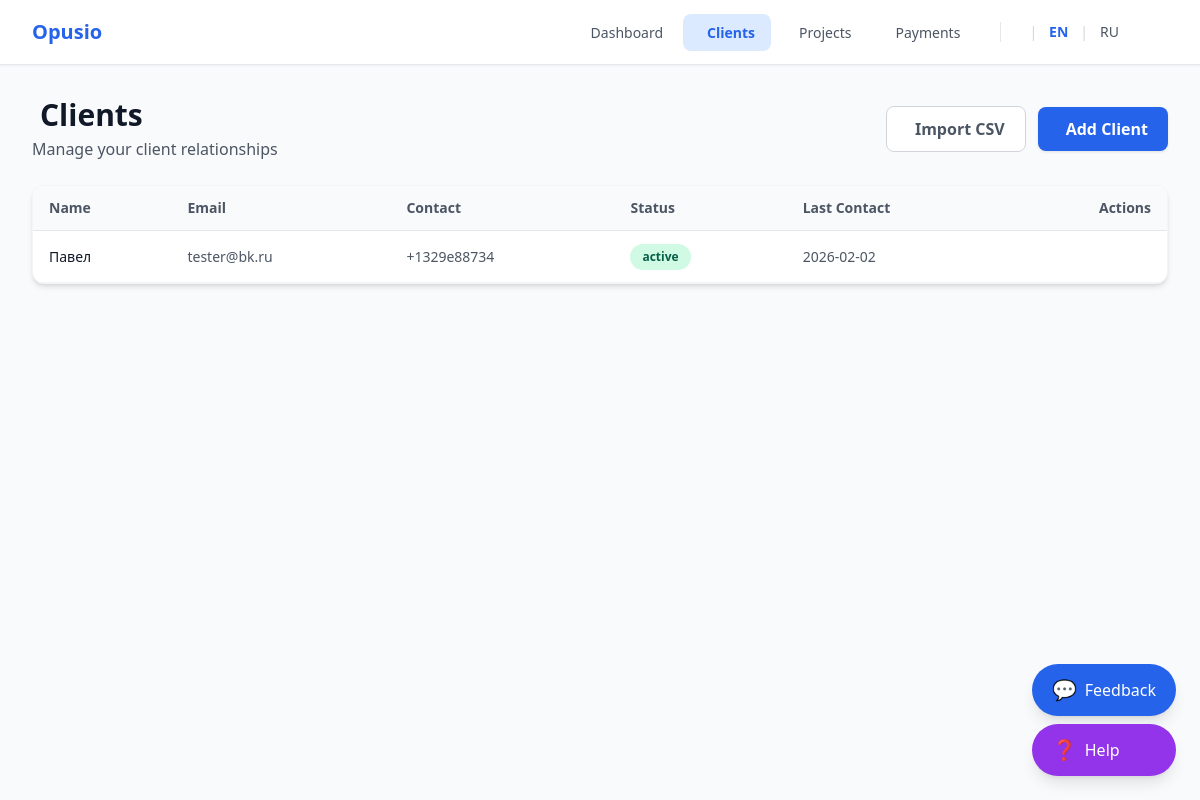
Screenshot of /clients (signed in) with the database file from the repository.
### tables this page shows
CREATE TABLE clients (
        id INTEGER PRIMARY KEY,
        user_id INTEGER NOT NULL,
        name TEXT NOT NULL,
        email TEXT,
        contact TEXT,
        status TEXT CHECK(status IN ('active','cold','archived')) DEFAULT 'active',
        last_contact DATE,
        notes TEXT,
        FOREIGN KEY(user_id) REFERENCES users(id) ON DELETE CASCADE
    );

### app.py (the view)
@app.route('/clients')
@login_required
def clients():
    try:
        db = get_db()
        cur = db.cursor()
        cur.execute('''
            SELECT id, user_id, name, email, contact, status, last_contact, notes
            FROM clients WHERE user_id = ? ORDER BY last_contact DESC
        ''', (current_user.id,))
        rows = cur.fetchall()
    except sqlite3.Error as e:
        flash(f"{t('db_error')}: {e}")
        rows = []
    return render_template('clients.html', clients=rows)

### app.py (called while the page is built)
@login_manager.user_loader
def load_user(user_id):
    try:
        conn = sqlite3.connect(DB_PATH, check_same_thread=False)
        cur = conn.cursor()
        cur.execute('SELECT id, name, email FROM users WHERE id = ?', (user_id,))
        row = cur.fetchone()
        conn.close()
        if row:
            return User(row[0], row[1], row[2])
    except sqlite3.Error:
        return None
    return None

def get_db():
    if 'db' not in g:
        g.db = sqlite3.connect(DB_PATH, check_same_thread=False)
        g.db.row_factory = sqlite3.Row
        g.db.execute('PRAGMA foreign_keys = ON')
    return g.db

def get_lang():
    return session.get('lang', 'en')

def t(key, **kwargs):
    return get_text(key, get_lang(), **kwargs)

@app.context_processor
def inject_translations():
    return {'t': t, 'lang': get_lang()}

### translations.py (called while the page is built)
def get_text(key, lang='en', **kwargs):
    text = TRANSLATIONS.get(lang, TRANSLATIONS['en']).get(key, key)
    if kwargs:
        text = text.format(**kwargs)
    return text

### templates/clients.html (shortened to what this page needs)
{% extends 'base.html' %}
{% block content %}
  <div class="mb-6 flex flex-col sm:flex-row sm:items-center sm:justify-between gap-4">
    <div>
      <h1 class="text-3xl font-bold text-gray-900 dark:text-white flex items-center gap-2">
        {{ t('clients') }}
      </h1>
      <p class="text-gray-600 dark:text-gray-400 mt-1">Manage your client relationships</p>
    </div>
    <div class="flex items-center gap-3">
      <div x-data="{ showModal: false }">
        <button
          @click="showModal = true"
          class="btn-secondary flex items-center gap-2"
        >
          <span>{{ t('import_csv') }}</span>
        </button>
      </div>
      <a href="{{ url_for('clients_add') }}" class="btn-primary flex items-center gap-2">
        <span>{{ t('add_client') }}</span>
      </a>
    </div>
  </div>
  {% if not clients %}
    <div class="bg-white dark:bg-gray-800 rounded-xl shadow-md border border-gray-100 dark:border-gray-700 p-12 text-center">
      <i class="icon-users text-gray-300 dark:text-gray-600 text-6xl mb-4"></i>
      <p class="text-gray-500 dark:text-gray-400 text-lg">{{ t('no_clients') }}</p>
      <a href="{{ url_for('clients_add') }}" class="inline-block mt-4 text-blue-600 dark:text-blue-400 hover:text-blue-700 dark:hover:text-blue-300 font-semibold">
        {{ t('add_client') }} →
      </a>
    </div>
  {% else %}
    <div class="bg-white dark:bg-gray-800 rounded-xl shadow-md border border-gray-100 dark:border-gray-700 overflow-hidden">
      <div class="overflow-x-auto">
        <table class="w-full">
          <thead class="bg-gray-50 dark:bg-gray-700/50 border-b border-gray-200 dark:border-gray-700">
            <tr>
              <th class="text-left py-3 px-4 text-sm font-semibold text-gray-600 dark:text-gray-400">{{ t('name') }}</th>
              <th class="text-left py-3 px-4 text-sm font-semibold text-gray-600 dark:text-gray-400">{{ t('email') }}</th>
              <th class="text-left py-3 px-4 text-sm font-semibold text-gray-600 dark:text-gray-400">{{ t('contact') }}</th>
              <th class="text-left py-3 px-4 text-sm font-semibold text-gray-600 dark:text-gray-400">{{ t('status') }}</th>
              <th class="text-left py-3 px-4 text-sm font-semibold text-gray-600 dark:text-gray-400">{{ t('last_contact') }}</th>
              <th class="text-right py-3 px-4 text-sm font-semibold text-gray-600 dark:text-gray-400">{{ t('actions') }}</th>
            </tr>
          </thead>
          <tbody>
            {% for c in clients %}
              <tr class="border-b border-gray-100 dark:border-gray-700 hover:bg-gray-50 dark:hover:bg-gray-700/50 transition">
                <td class="py-3 px-4 text-sm font-medium text-gray-900 dark:text-white">{{ c['name'] }}</td>
                <td class="py-3 px-4 text-sm text-gray-600 dark:text-gray-400">{{ c['email'] or '-' }}</td>
                <td class="py-3 px-4 text-sm text-gray-600 dark:text-gray-400">{{ c['contact'] or '-' }}</td>
                <td class="py-3 px-4">
                  {% if c['status'] == 'active' %}
                    <span class="badge-green">{{ t('active') }}</span>
                  {% elif c['status'] == 'cold' %}
                    <span class="badge-yellow">{{ t('cold') }}</span>
                  {% else %}
                    <span class="badge-gray">{{ t('archived') }}</span>
                  {% endif %}
                </td>
                <td class="py-3 px-4 text-sm text-gray-600 dark:text-gray-400">{{ c['last_contact'] or '-' }}</td>
                <td class="py-3 px-4 text-right">
                  <div class="flex items-center justify-end gap-2">
                    <a href="{{ url_for('clients_edit', client_id=c['id']) }}" class="btn-icon-edit" title="{{ t('edit') }}">
                    </a>
                    <form method="post" action="{{ url_for('clients_delete', client_id=c['id']) }}" class="inline">
                      <button type="submit" onclick="return confirm('{{ t('confirm_delete_client') }}')" class="btn-icon-delete" title="{{ t('delete') }}">
                      </button>
                    </form>
                  </div>
                </td>
              </tr>
            {% endfor %}
          </tbody>
        </table>
      </div>
    </div>
  {% endif %}
{% endblock %}

### templates/base.html (shortened to what this page needs)
<!doctype html>
<html lang="{{ lang }}" x-data="themeManager()" :class="theme === 'dark' ? 'dark' : ''">
<head>
  <script src="https://cdn.tailwindcss.com"></script>
  <link href="https://cdn.jsdelivr.net/npm/lucide-static/font/lucide.css" rel="stylesheet">
  <link href="{{ url_for('static', filename='css/style.css') }}" rel="stylesheet">
</head>
<body class="bg-gray-50 dark:bg-gray-900 min-h-screen transition-colors duration-200">
  {% if current_user.is_authenticated %}
  <header class="bg-white dark:bg-gray-800 border-b border-gray-200 dark:border-gray-700 sticky top-0 z-50 shadow-sm transition-colors duration-200">
    <div class="max-w-7xl mx-auto px-4 sm:px-6 lg:px-8">
      <div class="flex justify-between items-center h-16">
        <div class="flex items-center">
          <h1 class="text-xl font-bold text-blue-600 dark:text-blue-400">Opusio</h1>
        </div>
        <div class="flex items-center gap-6">
          <nav class="hidden md:flex items-center gap-1">
            <a href="/dashboard" class="nav-link {% if request.path == '/dashboard' %}active{% endif %}">
              <span>{{ t('dashboard') }}</span>
            </a>
            <a href="/clients" class="nav-link {% if request.path.startswith('/clients') %}active{% endif %}">
              <span>{{ t('clients') }}</span>
            </a>
            <a href="/projects" class="nav-link {% if request.path.startswith('/projects') %}active{% endif %}">
              <span>{{ t('projects') }}</span>
            </a>
            <a href="/payments" class="nav-link {% if request.path.startswith('/payments') %}active{% endif %}">
              <span>{{ t('payments') }}</span>
            </a>
          </nav>
          <div class="flex items-center gap-3 text-sm border-l pl-4 border-gray-200 dark:border-gray-700">
            <span class="text-gray-300 dark:text-gray-600">|</span>
            <a href="/lang/en" class="lang-link {% if lang == 'en' %}font-bold text-blue-600 dark:text-blue-400{% else %}text-gray-600 dark:text-gray-400 hover:text-blue-600 dark:hover:text-blue-400{% endif %}">EN</a>
            <span class="text-gray-300 dark:text-gray-600">|</span>
            <a href="/lang/ru" class="lang-link {% if lang == 'ru' %}font-bold text-blue-600 dark:text-blue-400{% else %}text-gray-600 dark:text-gray-400 hover:text-blue-600 dark:hover:text-blue-400{% endif %}">RU</a>
          </div>
        </div>
      </div>
    </div>
  </header>
  {% endif %}
  <main class="max-w-7xl mx-auto px-4 sm:px-6 lg:px-8 py-8">
    {% block content %}{% endblock %}
  </main>
  {% if current_user.is_authenticated %}
  <div x-data="feedbackWidget()" class="fixed bottom-6 right-6 z-40">
    <div class="flex flex-col gap-2">
      <button @click="openPopup('feedback')" class="bg-blue-600 hover:bg-blue-700 text-white rounded-full px-5 py-3 shadow-lg hover:shadow-xl transition-all flex items-center gap-2 font-medium">
        <span class="text-xl">💬</span>
        <span>Feedback</span>
      </button>
      <button @click="openPopup('support')" class="bg-purple-600 hover:bg-purple-700 text-white rounded-full px-5 py-3 shadow-lg hover:shadow-xl transition-all flex items-center gap-2 font-medium">
        <span class="text-xl">❓</span>
        <span>Help</span>
      </button>
    </div>
  </div>
  {% endif %}
</body>
</html>

### static/css/style.css (style rules this page uses)
.btn-primary { background-color: #2563eb; color: white; font-weight: 600; padding: 0.625rem 1.25rem; border-radius: 0.5rem; transition: all 0.2s; box-shadow: 0 1px 3px 0 rgba(0, 0, 0, 0.1); display: inline-flex; align-items: center; justify-content: center; gap: 0.5rem; }
.btn-secondary { background-color: white; color: #4b5563; font-weight: 600; padding: 0.625rem 1.25rem; border-radius: 0.5rem; border: 1px solid #d1d5db; transition: all 0.2s; display: inline-flex; align-items: center; justify-content: center; gap: 0.5rem; }
.btn-icon-edit { color: #2563eb; padding: 0.5rem; border-radius: 0.375rem; transition: all 0.2s; display: inline-flex; align-items: center; justify-content: center; }
.btn-icon-delete { color: #dc2626; padding: 0.5rem; border-radius: 0.375rem; transition: all 0.2s; display: inline-flex; align-items: center; justify-content: center; background: transparent; border: none; cursor: pointer; }
.badge-green { display: inline-block; padding: 0.25rem 0.75rem; border-radius: 9999px; font-size: 0.75rem; font-weight: 600; background-color: #d1fae5; color: #065f46; }

### templates/base.html (style rules this page uses)
.nav-link { display: flex; align-items: center; gap: 0.5rem; padding: 0.5rem 1rem; border-radius: 0.5rem; font-size: 0.875rem; font-weight: 500; color: #4b5563; transition: all 0.2s; }
.nav-link.active { background-color: #dbeafe; color: #2563eb; font-weight: 600; }

### rows the page displays
clients: name "Павел", email "tester@bk.ru", contact "+1329e88734", status "active", last_contact "2026-02-02"

### other values shown
{{ t('dashboard') }} "Dashboard"
{{ t('clients') }} "Clients"
{{ t('projects') }} "Projects"
{{ t('payments') }} "Payments"
{{ t('import_csv') }} "Import CSV"
{{ t('add_client') }} "Add Client"
{{ t('name') }} "Name"
{{ t('email') }} "Email"
{{ t('contact') }} "Contact"
{{ t('status') }} "Status"
{{ t('last_contact') }} "Last Contact"
{{ t('actions') }} "Actions"
